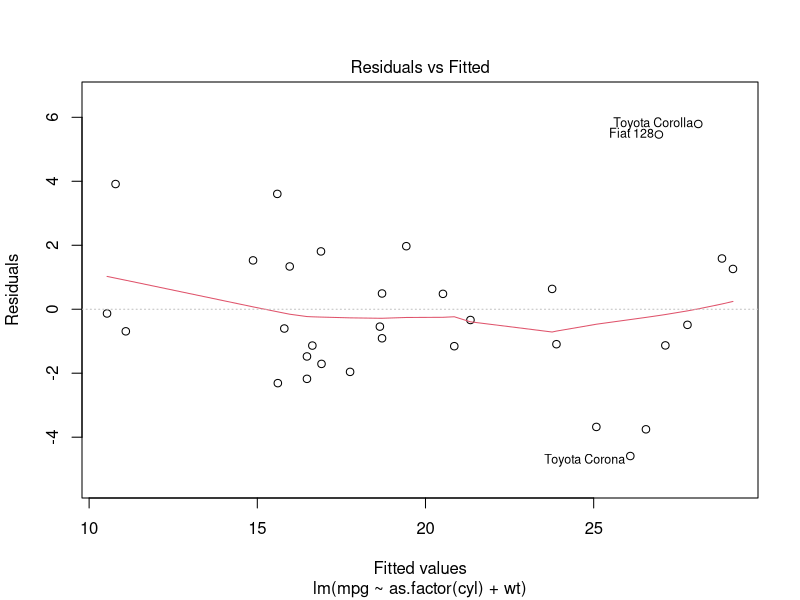
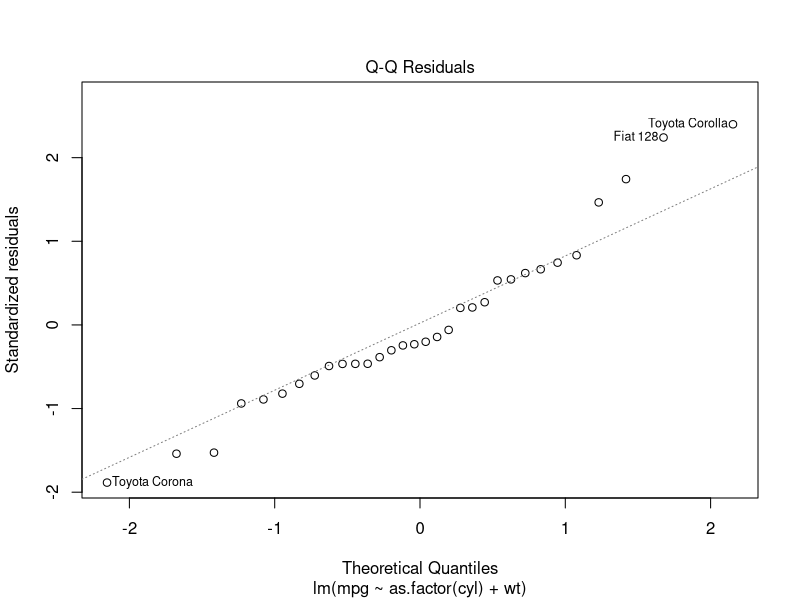
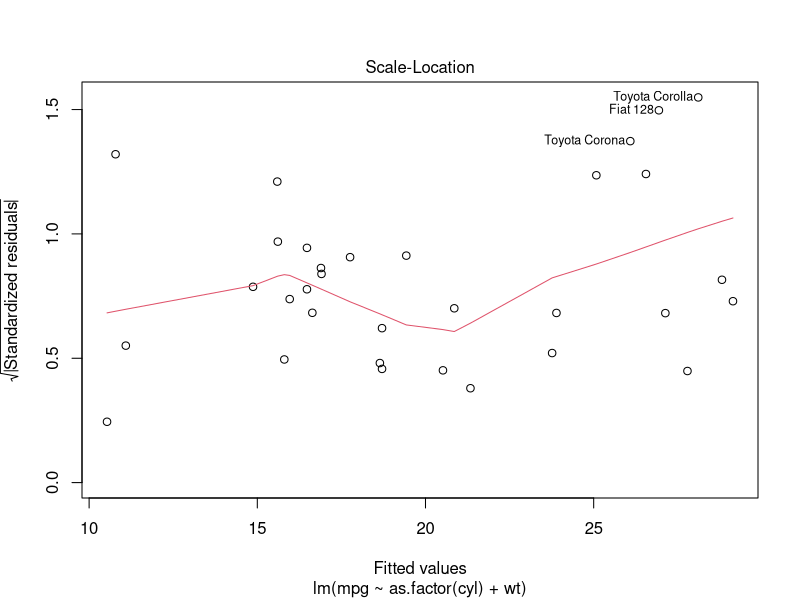
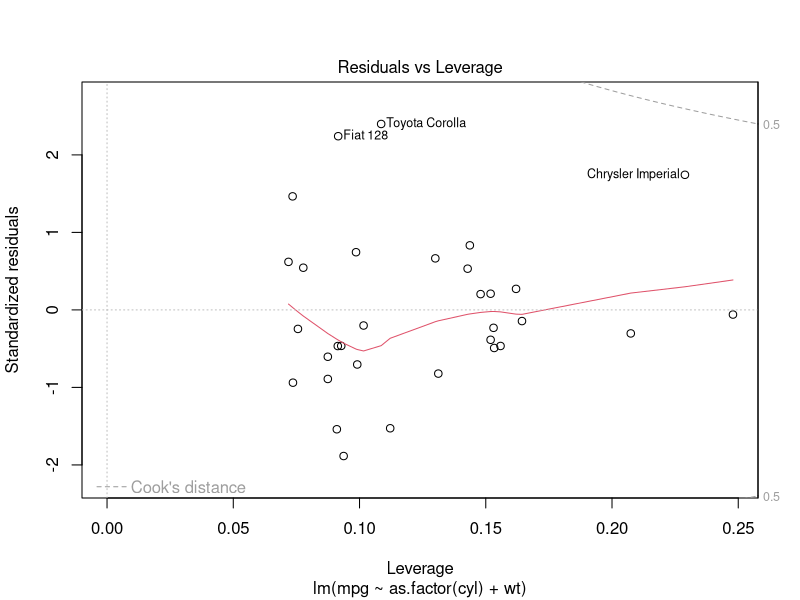

Reproduce these figures in R, in order.
# 1 #
# Consider the mtcars data set. Fit a model with mpg as the outcome 
# that includes number of cylinders as a factor variable and weight as confounder.
# Give the adjusted estimate for the expected change in mpg comparing 8 cylinders to 4.
fit <- lm(mpg ~ as.factor(cyl) + wt, mtcars)
summary(fit)$coef # (Intercept) means as.factor(cyl)4) 
# Answer: -6.071
plot(fit)


# 2 #
# Consider the mtcars data set. Fit a model with mpg as the outcome 
# that includes number of cylinders as a factor variable and weight as a possible confounding variable.
# Compare the effect of 8 versus 4 cylinders on mpg for the adjusted and unadjusted by weight models.
# Here, adjusted means including the weight variable as a term in the regression model 
# and unadjusted means the model without weight included. 
# What can be said about the effect comparing 8 and 4 cylinders 
# after looking at models with and without weight included?.

# Adjusted by weight models
fit1 <- lm(mpg ~ as.factor(cyl) + wt, mtcars)
summary(fit1)$coef[,1][3]

# Unadjusted by weight models or in other words holding weight constant
fit2 <- lm(mpg ~ as.factor(cyl), mtcars)
summary(fit2)$coef[,1][3]
# Answer: so we just compare two betas and conclude that
# Holding weight constant, cylinder appears to have
# less of an impact on mpg than if weight is disregarded.


# 3 #
# Consider the mtcars data set. Fit a model with mpg as the outcome
# that considers number of cylinders as a factor variable and weight as confounder.
# Now fit a second model with mpg as the outcome model that considers 
# the interaction between number of cylinders (as a factor variable) and weight.
# Give the P-value for the likelihood ratio test comparing the two models
# and suggest a model using 0.05 as a type I error rate significance benchmark.

fit3 <- lm(mpg ~ as.factor(cyl) + wt, mtcars)
fit4 <- lm(mpg ~ as.factor(cyl) + wt + as.factor(cyl)*wt, mtcars)
anova(fit3, fit4) # Pr(>F) 0.1239

# Answer: The P-value is larger than 0.05. So, according to our criterion, we would fail to reject,
# which suggests that the interaction terms may not be necessary.


# 4 #
# Consider the mtcars data set. Fit a model with mpg as the outcome 
# that includes number of cylinders as a factor variable and weight inlcuded in the model as
lm(mpg ~ I(wt * 0.5) + factor(cyl), data = mtcars)
# How is the wt coefficient interpretted?
fit5 <- lm(mpg ~ I(wt * 0.5) + factor(cyl), data = mtcars)

# Answer: The estimated expected change in MPG per one ton increase in weight for a specific number of cylinders (4, 6, 8).

# 5 #
# Consider the following data set
x <- c(0.586, 0.166, -0.042, -0.614, 11.72)
y <- c(0.549, -0.026, -0.127, -0.751, 1.344)
# Give the hat diagonal for the most influential point
fit6 <- lm(y~x)
hatvalues(fit6)
# Answer: 0.9945734

# 6 #
# Consider the following data set
x <- c(0.586, 0.166, -0.042, -0.614, 11.72)
y <- c(0.549, -0.026, -0.127, -0.751, 1.344)
# Give the slope dfbeta for the point with the highest hat value.
fit7 <- lm(y~x)
influence.measures(fit7)
# dfbetas(fit7)
# Answer: highest hat is 0.995, corresponding dfb.x is -1.34e + 02 = -134

# 7 #
# Consider a regression relationship between Y and X with and without adjustment for a third variable Z.
# Which of the following is true about comparing the regression coefficient
# between Y and X with and without adjustment for Z.

# Answer: It is possible for the coefficient to reverse sign after adjustment. 
# For example, it can be strongly significant and positive before adjustment
# and strongly significant and negative after adjustment.